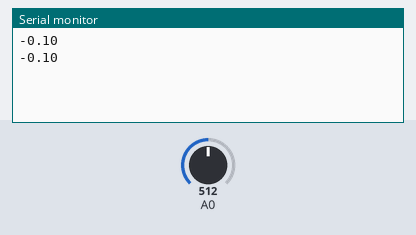
Simulated run of this sketch. Board: Arduino Uno, built with avr-gcc and run on an emulated ATmega328P. Parts: the last lines printed to the serial monitor. The inputs (shaded band) are chosen by the test bench; at power-on: A0 = 512.

Above: at 1.6 s.
1.7 s: A0 set to 716
At 1.7 s:
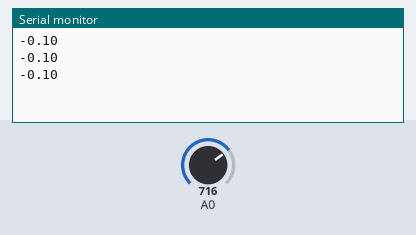
3.2 s: A0 set to 900
At 3.9 s:
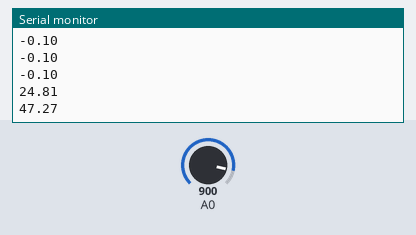
Timing chart, 0 to 6.2 s (numbered marks = the images above; inputs shaded):
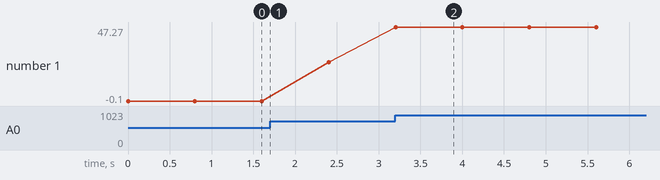

Measured:
- after the input at 3.2 s, the serial monitor: prints a new line at once (image 2)
- plotted number 1: -0.1 → 24.81 after the input at 1.7 s, 24.81 → 47.27 after the input at 3.2 s

The sketch:

ac_current.ino
```cpp
float reading = 0;
float currentValue = 0;
void setup() {
  Serial.begin(115200);

}
void loop() {
  reading = analogRead(A0); //Raw data reading
  currentValue = (reading - 510) * 5 / 1024 / 0.04 - 0.34;
  Serial.println(currentValue);
  delay(800);
}
```
